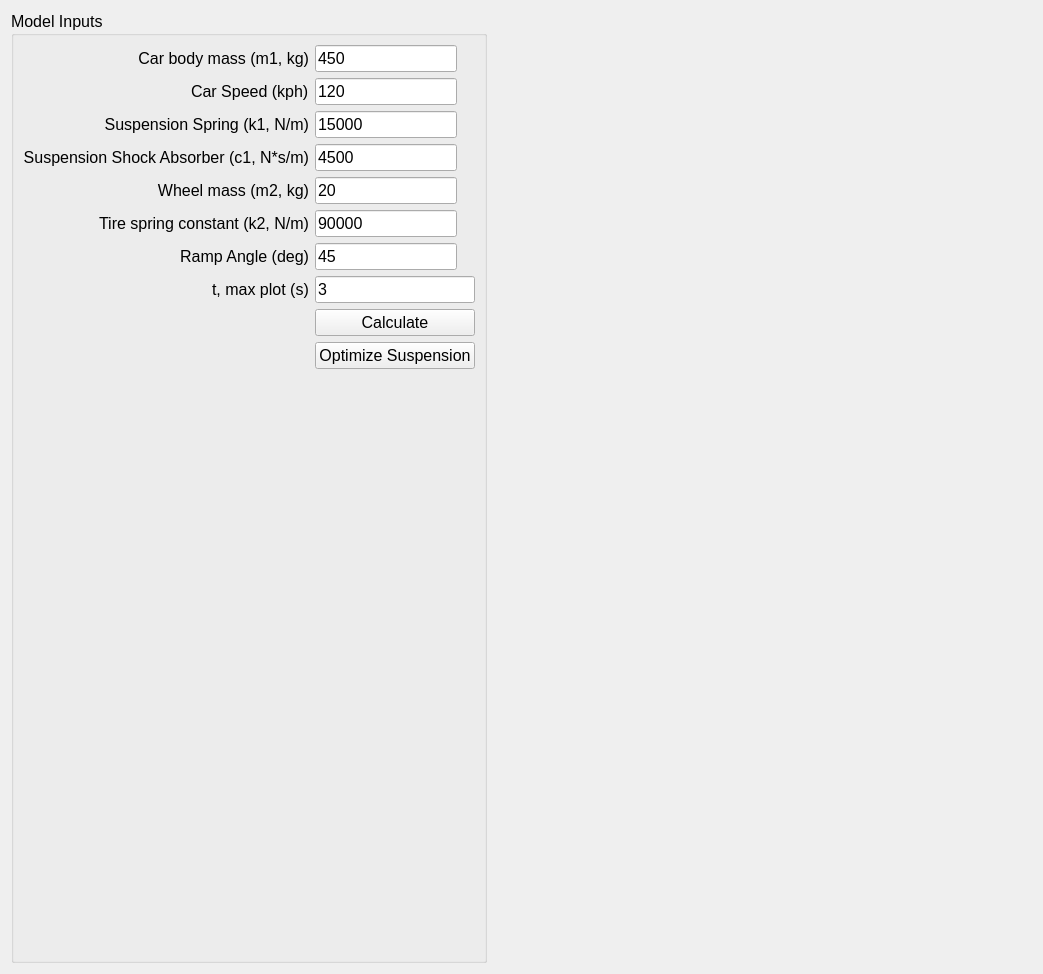
<?xml version="1.0" encoding="UTF-8"?>
<ui version="4.0">
 <class>Form</class>
 <widget class="QWidget" name="Form">
  <property name="geometry">
   <rect>
    <x>0</x>
    <y>0</y>
    <width>1043</width>
    <height>974</height>
   </rect>
  </property>
  <property name="windowTitle">
   <string>Form</string>
  </property>
  <layout class="QVBoxLayout" name="layout_MainVertical">
   <item alignment="Qt::AlignLeft">
    <widget class="QGroupBox" name="grp_Inputs">
     <property name="font">
      <font>
       <pointsize>12</pointsize>
      </font>
     </property>
     <property name="title">
      <string>Model Inputs</string>
     </property>
     <layout class="QGridLayout" name="gridLayout">
      <item row="3" column="1">
       <widget class="QLineEdit" name="le_c1">
        <property name="sizePolicy">
         <sizepolicy hsizetype="Fixed" vsizetype="Fixed">
          <horstretch>0</horstretch>
          <verstretch>0</verstretch>
         </sizepolicy>
        </property>
        <property name="font">
         <font>
          <pointsize>12</pointsize>
         </font>
        </property>
        <property name="text">
         <string>4500</string>
        </property>
       </widget>
      </item>
      <item row="4" column="0" alignment="Qt::AlignRight">
       <widget class="QLabel" name="lbl_m2">
        <property name="sizePolicy">
         <sizepolicy hsizetype="Fixed" vsizetype="Preferred">
          <horstretch>0</horstretch>
          <verstretch>0</verstretch>
         </sizepolicy>
        </property>
        <property name="font">
         <font>
          <pointsize>12</pointsize>
         </font>
        </property>
        <property name="text">
         <string>Wheel mass (m2, kg)</string>
        </property>
        <property name="alignment">
         <set>Qt::AlignRight|Qt::AlignTrailing|Qt::AlignVCenter</set>
        </property>
       </widget>
      </item>
      <item row="6" column="0" alignment="Qt::AlignRight">
       <widget class="QLabel" name="lbl_RampANgle">
        <property name="sizePolicy">
         <sizepolicy hsizetype="Fixed" vsizetype="Preferred">
          <horstretch>0</horstretch>
          <verstretch>0</verstretch>
         </sizepolicy>
        </property>
        <property name="font">
         <font>
          <pointsize>12</pointsize>
         </font>
        </property>
        <property name="text">
         <string>Ramp Angle (deg)</string>
        </property>
        <property name="alignment">
         <set>Qt::AlignRight|Qt::AlignTrailing|Qt::AlignVCenter</set>
        </property>
       </widget>
      </item>
      <item row="5" column="0" alignment="Qt::AlignRight">
       <widget class="QLabel" name="lbl_k2">
        <property name="sizePolicy">
         <sizepolicy hsizetype="Fixed" vsizetype="Preferred">
          <horstretch>0</horstretch>
          <verstretch>0</verstretch>
         </sizepolicy>
        </property>
        <property name="font">
         <font>
          <pointsize>12</pointsize>
         </font>
        </property>
        <property name="text">
         <string>Tire spring constant (k2, N/m)</string>
        </property>
        <property name="alignment">
         <set>Qt::AlignRight|Qt::AlignTrailing|Qt::AlignVCenter</set>
        </property>
       </widget>
      </item>
      <item row="6" column="1">
       <widget class="QLineEdit" name="le_AngDeg">
        <property name="sizePolicy">
         <sizepolicy hsizetype="Fixed" vsizetype="Fixed">
          <horstretch>0</horstretch>
          <verstretch>0</verstretch>
         </sizepolicy>
        </property>
        <property name="font">
         <font>
          <pointsize>12</pointsize>
         </font>
        </property>
        <property name="text">
         <string>45</string>
        </property>
       </widget>
      </item>
      <item row="1" column="1">
       <widget class="QLineEdit" name="le_CarSpeed">
        <property name="sizePolicy">
         <sizepolicy hsizetype="Fixed" vsizetype="Fixed">
          <horstretch>0</horstretch>
          <verstretch>0</verstretch>
         </sizepolicy>
        </property>
        <property name="text">
         <string>120</string>
        </property>
       </widget>
      </item>
      <item row="4" column="1">
       <widget class="QLineEdit" name="le_m2">
        <property name="sizePolicy">
         <sizepolicy hsizetype="Fixed" vsizetype="Fixed">
          <horstretch>0</horstretch>
          <verstretch>0</verstretch>
         </sizepolicy>
        </property>
        <property name="font">
         <font>
          <pointsize>12</pointsize>
         </font>
        </property>
        <property name="text">
         <string>20</string>
        </property>
       </widget>
      </item>
      <item row="10" column="0">
       <spacer name="verticalSpacer">
        <property name="orientation">
         <enum>Qt::Vertical</enum>
        </property>
        <property name="sizeHint" stdset="0">
         <size>
          <width>20</width>
          <height>40</height>
         </size>
        </property>
       </spacer>
      </item>
      <item row="8" column="1">
       <widget class="QPushButton" name="btn_calculate">
        <property name="text">
         <string>Calculate</string>
        </property>
       </widget>
      </item>
      <item row="1" column="0" alignment="Qt::AlignRight">
       <widget class="QLabel" name="lbl_CarSpeed">
        <property name="text">
         <string>Car Speed (kph)</string>
        </property>
       </widget>
      </item>
      <item row="0" column="1">
       <widget class="QLineEdit" name="le_mcar">
        <property name="sizePolicy">
         <sizepolicy hsizetype="Fixed" vsizetype="Fixed">
          <horstretch>0</horstretch>
          <verstretch>0</verstretch>
         </sizepolicy>
        </property>
        <property name="font">
         <font>
          <pointsize>12</pointsize>
         </font>
        </property>
        <property name="text">
         <string>450</string>
        </property>
       </widget>
      </item>
      <item row="7" column="1">
       <widget class="QLineEdit" name="le_tMax">
        <property name="text">
         <string>3</string>
        </property>
       </widget>
      </item>
      <item row="2" column="1">
       <widget class="QLineEdit" name="le_k1">
        <property name="sizePolicy">
         <sizepolicy hsizetype="Fixed" vsizetype="Fixed">
          <horstretch>0</horstretch>
          <verstretch>0</verstretch>
         </sizepolicy>
        </property>
        <property name="font">
         <font>
          <pointsize>12</pointsize>
         </font>
        </property>
        <property name="text">
         <string>15000</string>
        </property>
       </widget>
      </item>
      <item row="5" column="1">
       <widget class="QLineEdit" name="le_k2">
        <property name="sizePolicy">
         <sizepolicy hsizetype="Fixed" vsizetype="Fixed">
          <horstretch>0</horstretch>
          <verstretch>0</verstretch>
         </sizepolicy>
        </property>
        <property name="font">
         <font>
          <pointsize>12</pointsize>
         </font>
        </property>
        <property name="text">
         <string>90000</string>
        </property>
       </widget>
      </item>
      <item row="7" column="0" alignment="Qt::AlignRight">
       <widget class="QLabel" name="lbl_tMax">
        <property name="text">
         <string>t, max plot (s)</string>
        </property>
       </widget>
      </item>
      <item row="2" column="0" alignment="Qt::AlignRight">
       <widget class="QLabel" name="lbl_Spring1">
        <property name="sizePolicy">
         <sizepolicy hsizetype="Fixed" vsizetype="Preferred">
          <horstretch>0</horstretch>
          <verstretch>0</verstretch>
         </sizepolicy>
        </property>
        <property name="font">
         <font>
          <pointsize>12</pointsize>
         </font>
        </property>
        <property name="text">
         <string>Suspension Spring (k1, N/m)</string>
        </property>
        <property name="alignment">
         <set>Qt::AlignRight|Qt::AlignTrailing|Qt::AlignVCenter</set>
        </property>
       </widget>
      </item>
      <item row="0" column="0" alignment="Qt::AlignRight">
       <widget class="QLabel" name="lbl_CarBodyMass">
        <property name="sizePolicy">
         <sizepolicy hsizetype="Fixed" vsizetype="Preferred">
          <horstretch>0</horstretch>
          <verstretch>0</verstretch>
         </sizepolicy>
        </property>
        <property name="font">
         <font>
          <pointsize>12</pointsize>
         </font>
        </property>
        <property name="text">
         <string>Car body mass (m1, kg)</string>
        </property>
        <property name="alignment">
         <set>Qt::AlignRight|Qt::AlignTrailing|Qt::AlignVCenter</set>
        </property>
       </widget>
      </item>
      <item row="3" column="0">
       <widget class="QLabel" name="lbl_Dashpot">
        <property name="sizePolicy">
         <sizepolicy hsizetype="Fixed" vsizetype="Preferred">
          <horstretch>0</horstretch>
          <verstretch>0</verstretch>
         </sizepolicy>
        </property>
        <property name="font">
         <font>
          <pointsize>12</pointsize>
         </font>
        </property>
        <property name="text">
         <string>Suspension Shock Absorber (c1, N*s/m)</string>
        </property>
        <property name="alignment">
         <set>Qt::AlignRight|Qt::AlignTrailing|Qt::AlignVCenter</set>
        </property>
       </widget>
      </item>
      <item row="9" column="1">
       <widget class="QPushButton" name="pb_Optimize">
        <property name="text">
         <string>Optimize Suspension</string>
        </property>
       </widget>
      </item>
     </layout>
    </widget>
   </item>
  </layout>
 </widget>
 <resources/>
 <connections/>
</ui>
